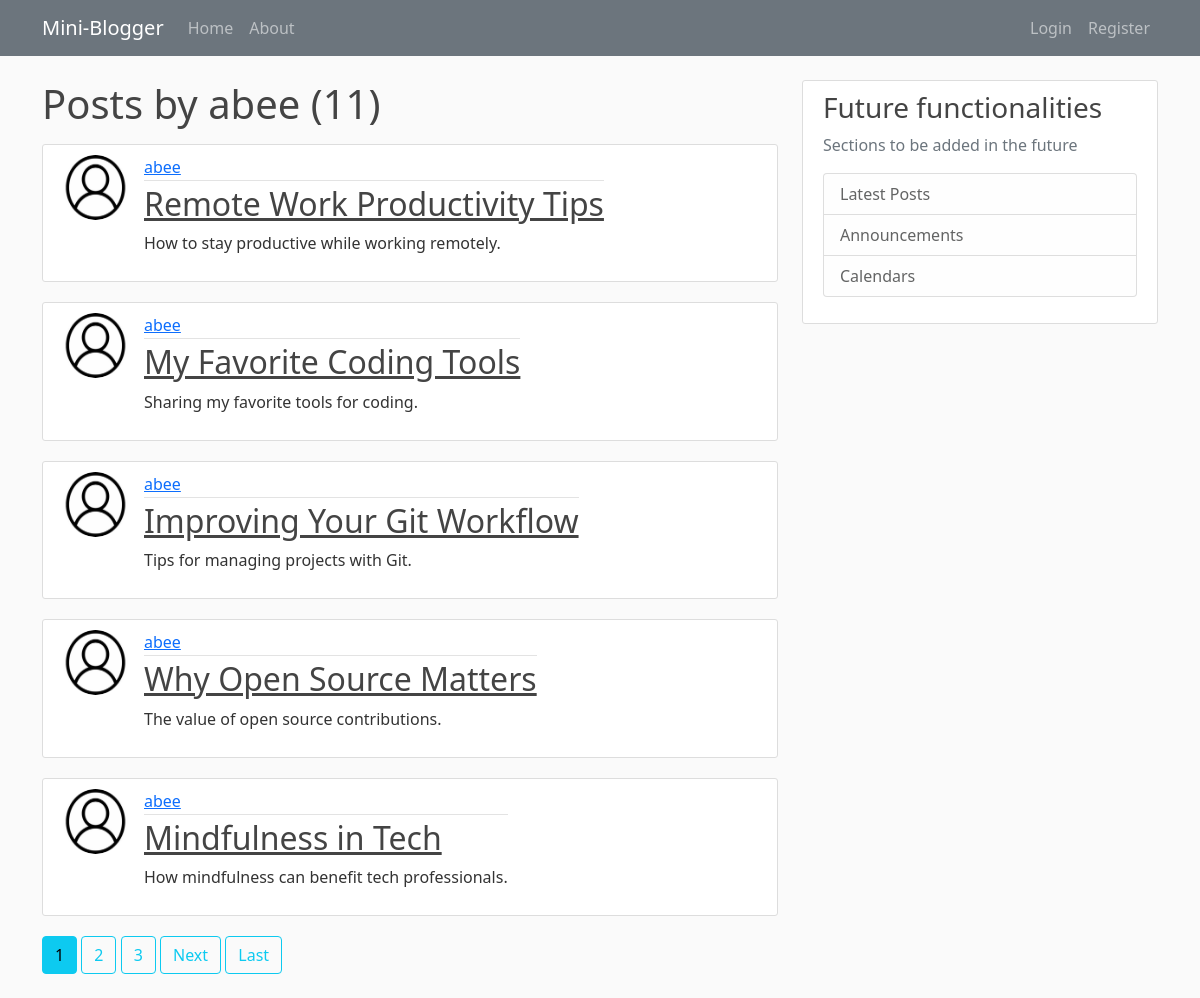
Screenshot of /user/abee/ with the database file from the repository.
### blog/models.py (models this page shows, shortened)
class Post(models.Model):
    title = models.CharField(max_length=100)
    content = models.TextField()
    created_at = models.DateTimeField(default=timezone.now)
    author = models.ForeignKey(User, on_delete=models.CASCADE)

### users/models.py (models this page shows, shortened)
class Profile(models.Model):
    user = models.OneToOneField(User, on_delete=models.CASCADE)
    image = models.ImageField(default="OIP.jfif", upload_to='profile_pics')

### blog/views.py (the view)
# urls.py: path('user/<str:username>/', UserPostListView.as_view(), name='user-posts'),
class UserPostListView(ListView):
    model = Post
    template_name = 'blog/user_posts.html'
    context_object_name = 'posts'
    paginate_by = 5
    def get_queryset(self):
        user = get_object_or_404(User, username=self.kwargs.get('username'))
        return Post.objects.filter(author=user).order_by('-created_at')

### blog/templates/blog/user_posts.html (shortened to what this page needs)
{% extends "blog/layout.html" %}
{% block content %}
    <h1 class="mb-3">Posts by {{ view.kwargs.username }} ({{ page_obj.paginator.count }})</h1>
    {% for post in posts %}
        <article class="media content-section posts">
          <img class="rounded-circle article-img" src="{{ post.author.profile.image.url }}">
          <div class="media-body">
            <div class="article-metadata">
              <a class="mr-2" href="{% url 'user-posts' post.author.username %}">{{ post.author }}</a>
            </div>
            <h2><a class="article-title" href="{% url 'post-detail' post.id %}">{{ post.title }}</a></h2>
            <p class="article-content">{{ post.content }}</p>
          </div>
        </article>
    {% endfor %}
    {% if is_paginated %}
      {% for num in page_obj.paginator.page_range %}
        {% if page_obj.number == num %}
          <a class="btn btn-info mb-4" href="?page={{ num }}">{{ num }}</a>
        {% elif num > page_obj.number|add:'-3' and num < page_obj.number|add:'3' %}
          <a class="btn btn-outline-info mb-4" href="?page={{ num }}">{{ num }}</a>
        {% endif %}
      {% endfor %}
      {% if page_obj.has_next %}
        <a class="btn btn-outline-info mb-4" href="?page={{ page_obj.next_page_number }}">Next</a>
        <a class="btn btn-outline-info mb-4" href="?page={{ page_obj.paginator.num_pages }}">Last</a>
      {% endif %}
    {% endif %}
{% endblock content %}

### blog/static/blog/main.css (style rules this page uses)
body { background: #fafafa; color: #333333; margin-top: 5rem; }
h1, h2, h3, h4, h5, h6 { color: #444444; }
.content-section { background: #ffffff; padding: 10px 20px; border: 1px solid #dddddd; border-radius: 3px; margin-bottom: 20px; }
.article-title { color: #444444; }
.article-content { white-space: pre-line; }
.article-img { height: 65px; width: 65px; margin-right: 16px; }
.article-metadata { padding-bottom: 1px; margin-bottom: 4px; border-bottom: 1px solid #e3e3e3 }
.posts { display: flex; }

### rows the page displays
Post: author.profile.image (picture), author "abee", title "Remote Work Productivity Tips", content "How to stay productive while working remotely."
Post: author.profile.image (picture), author "abee", title "My Favorite Coding Tools", content "Sharing my favorite tools for coding."
Post: author.profile.image (picture), author "abee", title "Improving Your Git Workflow", content "Tips for managing projects with Git."
Post: author.profile.image (picture), author "abee", title "Why Open Source Matters", content "The value of open source contributions."
Post: author.profile.image (picture), author "abee", title "Mindfulness in Tech", content "How mindfulness can benefit tech professionals."

### other values shown
{{ view.kwargs.username }} "abee"
{{ page_obj.paginator.count }} "11"
{{ num }} "1"
{{ num }} "2" "3"
